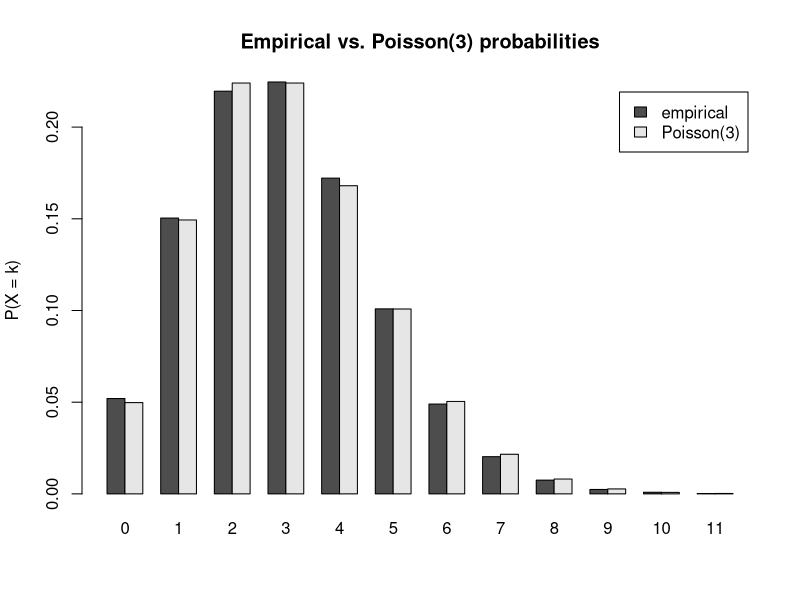

Generate this figure with R:
simx <- function(M) {
  replicate(M, {
    # Initialization
    s <- 0
    n <- 0
    repeat {
      s <- s + log(runif(1))   # add log(U_i)
      if (s > -3) {
        n <- n + 1             # if above threshold -> count it
      } else {
        return(n)              # threshold crossed -> stop
      }
    }
  })
}

# Exercise Parameters
set.seed(2024)
M <- 1e4
x <- simx(M)

## point estimates
x_bar  <- mean(x)                       
x_var  <- var(x) 

print(c(mean = x_bar, var = x_var))

k_vals <- 0:max(x)                      
p_hat  <- tabulate(x + 1, nbins = length(k_vals)) / M
p_theo <- dpois(k_vals, lambda = 3)

data.frame(
  i        = k_vals,             # value of X
  P_hat    = signif(p_hat , 4),  # P(X = i)
  P_theory = signif(p_theo, 4)   # Poisson(3)
)


p_theo <- dpois(k_vals, lambda = 3)

barplot(rbind(p_hat, p_theo), beside = TRUE, names.arg = k_vals,
        legend = c("empirical", "Poisson(3)"),
        main = "Empirical vs. Poisson(3) probabilities",
        ylab = "P(X = k)")

# Chi-squared test section
cutoff <- 7
counts_emp <- c(p_hat[1:cutoff]*M, sum(p_hat[(cutoff+1):length(p_hat)])*M)
probs_theo <- c(p_theo[1:cutoff], sum(p_theo[(cutoff+1):length(p_theo)]))
p_value_chisq <- chisq.test(counts_emp, p = probs_theo / sum(probs_theo))$p.value

# Print the p-value
print(paste("Chi-squared test p-value:", p_value_chisq))
